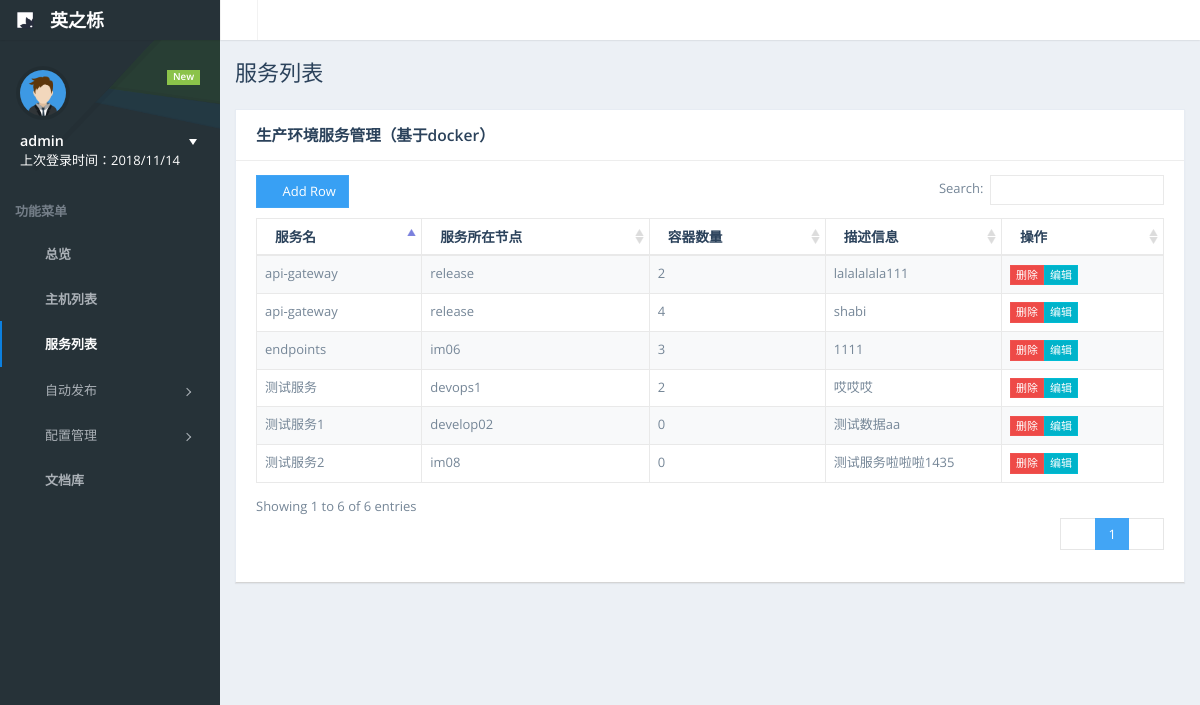
The page /servicemanager/ (signed in) on the database its author committed.
### hostmanager/models.py (models this page shows)
class ServiceManager(models.Model):                       # 服务管理表
    servicename = models.CharField(max_length=64)
    port = models.CharField(max_length=64)                #（弃用）
    path = models.CharField(max_length=64)                #（弃用）
    number = models.IntegerField(default=0)
    desc = models.CharField(max_length=64)
    inhost = models.ForeignKey(EteamsHost)

### hostmanager/views.py (the view)
# urls.py: url(r'^servicemanager/', views.SM.as_view()),
class SM(views.View):
    @method_decorator(auth_check)
    def get(self, request, *args, **kwargs):
        msg = {}
        user = request.session.get('user', '游客')
        msg.update({'user': user})
        thead_list, quertset, editformobj, addformobj = configanalysis.configanalysis(servicemanager.config)
        return render(request, 'servicemanager.html', {'msg': msg, 'thead_list': thead_list, 'oadd': addformobj, 'oedit': editformobj, 'hg':quertset})

### hostmanager/utils/configanalysis.py (called while the page is built)
def operationbuttonhtml(config, id):
    htmlstring = ''
    for i in config['operation']:
        button_type = i['button_type']
        if button_type == 'delete':
            cssclass = 'btn-danger'
        elif button_type == 'info':
            cssclass = 'btn-danger'
        elif button_type == 'edit':
            cssclass = 'btn-info'
        else: cssclass = 'btn-warning'
        htmlstring += '<a class="btn btn-xs {}" href="#" button_type="{}" uri="{}" rowid="{}">{}</a>'.format(cssclass, button_type, i['uri_prefix'], id, i['name'])
    return htmlstring

### hostmanager/views.py (called while the page is built)
def auth_check(func):
    def inner(request, *args, **kwargs):
        is_auth = request.session.get('is_auth', False)
        if not is_auth:
            request.session['redirect_target'] = request.path
            return redirect("/login")
        else:
            return func(request, *args, **kwargs)
    return inner

### templates/servicemanager.html (shortened to what this page needs)
{% extends "base.html" %}
{% block css_js %}
    <link href="/static/plugins/datatables/media/css/dataTables.bootstrap.css" rel="stylesheet">
	<link href="/static/plugins/datatables/extensions/Responsive/css/dataTables.responsive.css" rel="stylesheet">
    <link href="/static/plugins/chosen/chosen.min.css" rel="stylesheet">
{% endblock %}
{% block active-link-li-3 %}
    class="active-link"
{% endblock %}
{% block content-container %}
    <div id="page-title">
        <h1 class="page-header text-overflow">服务列表</h1>
    </div>
    <div id="page-content">
        <div class="panel">
            <div class="panel-heading">
                <h3 class="panel-title">生产环境服务管理（基于docker）</h3>
            </div>
            <div id="demo-custom-toolbar2" class="table-toolbar-left">
                <button id="demo-dt-addrow-btn" class="btn btn-primary"><i class="demo-pli-plus"></i> Add Row</button>
            </div>
            <div class="panel-body">
                <table id="demo-dt-addrow" class="table table-striped table-bordered" cellspacing="0" width="100%">
                    <thead>
                        <tr>
                            {% for i in thead_list %}
                                <th>{{ i }}</th>
                            {% endfor %}
                        </tr>
                    </thead>
                    <tbody>
                        {% autoescape off %}
                            {% for row in hg %}
                                <tr>
                                    {% for field in row %}
                                        <td>{{ field }}</td>
                                    {% endfor %}
                                </tr>
                            {% endfor %}
                        {% endautoescape %}
                    </tbody>
                </table>
            </div>
        </div>
    </div>
{% endblock %}

### rows shown on the page
ServiceManager: row "测试服务1" "测试数据aa"
ServiceManager: row "测试服务2" "测试服务啦啦啦1435"
ServiceManager: row "测试服务" "哎哎哎"
ServiceManager: row "api-gateway" "lalalalala111"
ServiceManager: row "endpoints" "1111"
ServiceManager: row "api-gateway" "shabi"

### other values the page prints
{{ i }} "服务名" "服务所在节点" "容器数量" "描述信息" "操作"
{{ field }} "develop02" "0" "删除 编辑" "im08" "0" "删除 编辑" "devops1" "2" "删除 编辑" "release" "2" "删除 编辑" "im06" "3" "删除 编辑" "release" "4" "删除 编辑"
{{ msg.user }} "admin"
